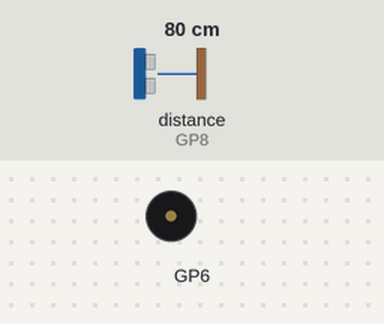
A program run on a simulated Raspberry Pi Pico running CircuitPython. Parts: buzzer (waves = sounding). Inputs (shaded band) come from the test bench; at power-on: distance to the obstacle (sensor on GP8) 80 cm. The echo pulse lasts 58.3 µs per cm; what the program prints to the serial console is not drawn.

Above: at 1.2 s.
1.3 s: distance to the obstacle (sensor on GP8) set to 2 cm
At 2.0 s:
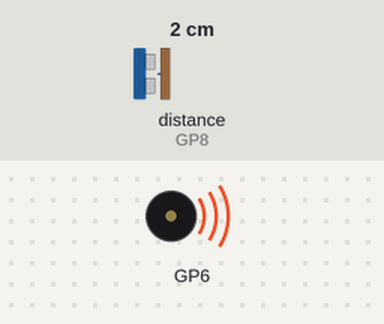
3.5 s: distance to the obstacle (sensor on GP8) set to 120 cm
At 4.6 s:
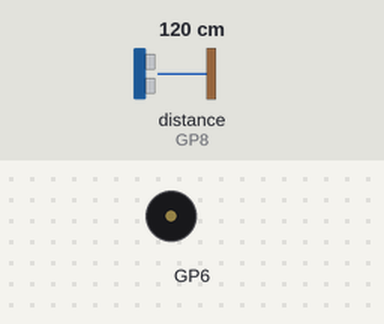
5.7 s: distance to the obstacle (sensor on GP8) set to 4 cm
At 7.9 s:
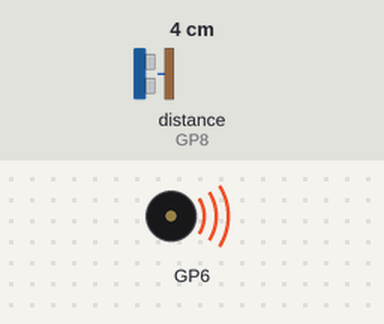
9.0 s: distance to the obstacle (sensor on GP8) set to 250 cm
At 10.4 s:
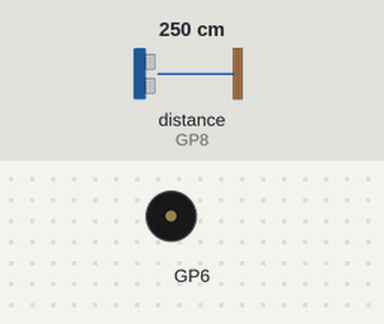
Timing chart, 0 to 15.2 s (numbered marks = the images above; inputs shaded):
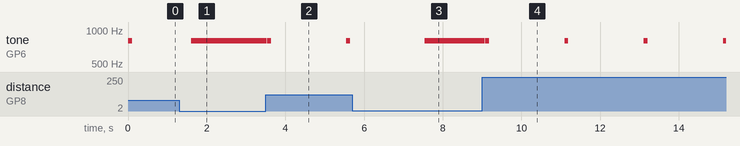

Measured:
- after the input at 1.3 s, tone on GP6: goes on until 1.6 s, then stays 800 Hz
- after the input at 3.5 s, tone on GP6: goes silent 0.01 s, 800 Hz 0.10 s, silent 1.9 s, 800 Hz 0.10 s, then silent, starting at once
- after the input at 5.7 s, tone on GP6: goes on until 7.5 s, then stays 800 Hz
- after the input at 9.0 s, tone on GP6: 800 Hz → silent after 0.06 s, then repeats every 2.0 s: 800 Hz 0.10 s, silent 1.9 s

The program:

code.py
```python
"""
LEVEL 10 - Parkovací senzor s ultrazvukovým čidlem HC-SR04

ZAPOJENÍ OBVODU:
ROZŠIŘUJEME zapojení z Level 09 a přidáváme ultrazvukový senzor:
- PONECHÁVÁME: Pasivní bzučák připojte:
  - Kladný pin k GP06 (PWM výstup)
  - Záporný pin k zemi (GND)

- PŘIDÁVÁME: Ultrazvukový senzor HC-SR04 připojte:
  - VCC k 3V3 nebo 5V
  - GND k zemi (GND)
  - TRIG k digitálnímu výstupu GP07 (spouštění měření)
  - ECHO k digitálnímu vstupu GP08 (příjem ozvěny)

V tomto příkladu se naučíte měřit vzdálenost pomocí ultrazvukového senzoru
a podle vzdálenosti měnit rychlost pípání jako u parkovacího senzoru v autě.
Čím blíže je překážka, tím rychleji senzor pípá.

NOVÉ KONCEPTY:
- Ultrazvukový senzor HC-SR04
- Měření vzdálenosti pomocí času ozvěny
- Knihovna adafruit_hcsr04 pro CircuitPython
- Mapování vzdálenosti na rychlost pípání
- Parkovací senzor - praktická aplikace
"""

# import knihoven pro práci s hardware
import board        # přístup k pinům a hardware zařízení
import time         # funkce pro čekání a práci s časem
import simpleio     # modul pro jednoduché tóny
import adafruit_hcsr04  # knihovna pro ultrazvukový senzor HC-SR04

# vytvoření objektu pro ultrazvukový senzor
# TRIG na GP07, ECHO na GP08
sonar = adafruit_hcsr04.HCSR04(trigger_pin=board.GP7, echo_pin=board.GP8)

# konstanty pro parkovací senzor
MIN_VZDALENOST = 5    # minimální vzdálenost v cm (velmi blízko)
MAX_VZDALENOST = 100  # maximální vzdálenost v cm (daleko)
FREKVENCE_PIP = 800   # frekvence pípnutí
DELKA_PIP = 0.1       # délka jednoho pípnutí v sekundách

print("🚗 PARKOVACÍ SENZOR 🚗")
print(f"Rozsah měření: {MIN_VZDALENOST}cm - {MAX_VZDALENOST}cm")
print("Čím blíže překážka, tím rychlejší pípání")

# hlavní smyčka parkovacího senzoru
while True:
    try:
        # měření vzdálenosti v centimetrech
        vzdalenost = sonar.distance

        # omezení vzdálenosti na pracovní rozsah
        if vzdalenost < MIN_VZDALENOST:
            vzdalenost = MIN_VZDALENOST
        elif vzdalenost > MAX_VZDALENOST:
            vzdalenost = MAX_VZDALENOST

        # výpočet intervalu mezi pípnutími
        # blízko = krátký interval (rychlé pípání)
        # daleko = dlouhý interval (pomalé pípání)
        # mapujeme vzdálenost 5-100cm na interval 0.1-2.0s
        interval = 0.1 + (vzdalenost - MIN_VZDALENOST) * (2.0 - 0.1) / (MAX_VZDALENOST - MIN_VZDALENOST)

        # pípnutí
        simpleio.tone(board.GP6, FREKVENCE_PIP, DELKA_PIP)

        # výpis pro pochopení
        print(f"Vzdálenost: {vzdalenost:5.1f}cm, Interval: {interval:.2f}s")

        # čekání podle vypočítaného intervalu (mínus délka pípnutí)
        time.sleep(interval - DELKA_PIP)

    except RuntimeError:
        # chyba při měření - krátké čekání a pokus znovu
        print("Chyba měření - zkouším znovu...")
        time.sleep(0.1)
```
